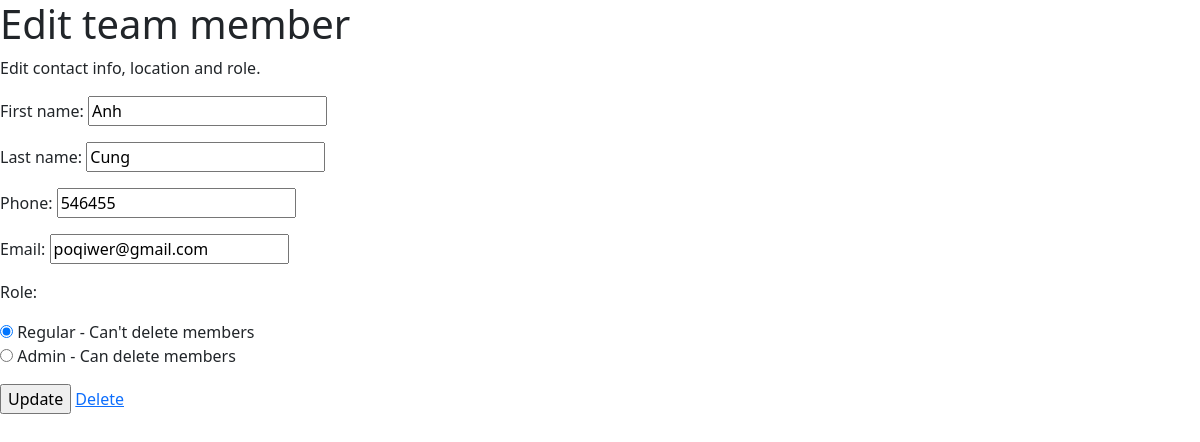
The page /6/edit/ on the database its author committed.
### teamApp/models.py (models this page shows)
class Member(models.Model):
    ROLETYPES = (
        ('regular', 'Regular - Can\'t delete members'),
        ('admin', 'Admin - Can delete members'),
    )
    first_name = models.CharField(max_length=255)
    last_name = models.CharField(max_length=255)
    phone = models.CharField(max_length=15)
    email = models.EmailField(max_length=255, null = True, blank = True)
    role = models.CharField(max_length=10, choices=ROLETYPES)

### teamApp/views.py (the view)
# urls.py: path('<int:pk>/edit/', views.EditMemberView.as_view(), name='member_edit'),
class EditMemberView(UpdateView):
    model = Member
    form_class = EditMemberForm
    context_object_name = 'member'
    template_name = 'teamApp/member_update_form.html'
    success_url = reverse_lazy("member_list")

### teamApp/forms.py
class EditMemberForm(forms.ModelForm):
    role = forms.ChoiceField(choices=Member.ROLETYPES, widget=forms.RadioSelect())
    class Meta:
        model = Member
        fields = ['first_name', 'last_name', 'phone', 'email', 'role']

### teamApp/templates/teamApp/member_update_form.html (shortened to what this page needs)
{% extends 'teamApp/base.html' %}
{% load widget_tweaks %}
{% block content %}
<h1>Edit team member</h1>
<p> Edit contact info, location and role.
<form method="post">
    {{ form.as_p }}
    <input type="submit" value="Update">
    <a href="../../{{ member.id }}/delete/">Delete</a>
</form>
{% endblock %}

### rows shown on the page
Member: first_name "Anh", last_name "Cung", phone "546455", email "poqiwer@gmail.com", role "☑ Regular - Can't delete members ☐ Admin - Can delete members"
